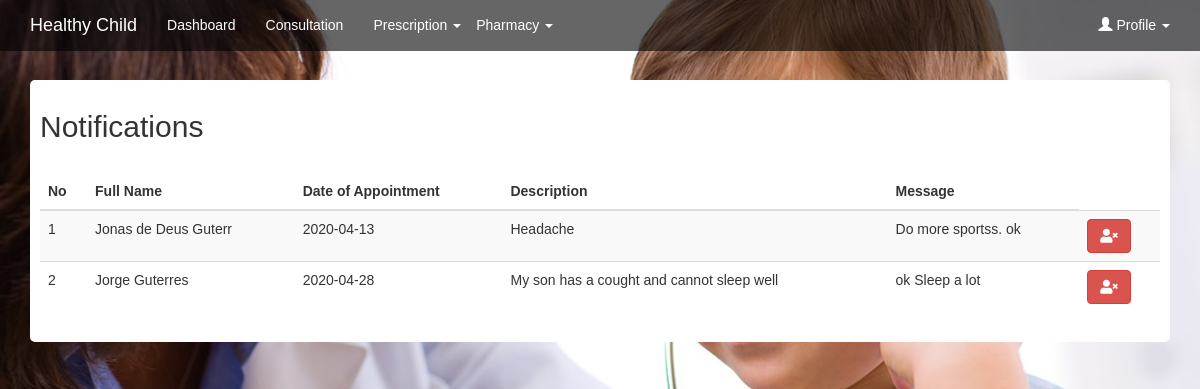
Page /index.php/welcome/notification on the committed database.
### tables this page shows
CREATE TABLE `feedback` (
  `id` int(11) NOT NULL,
  `fullname` varchar(100) NOT NULL,
  `doa` date NOT NULL,
  `description` varchar(200) NOT NULL,
  `message` varchar(500) NOT NULL
);

### application/controllers/Welcome.php (called while the page is built, shortened)
<?php
class Welcome extends CI_Controller
{
	function __construct(){
		$this->load->library('form_validation');
		$this->load->model('hc_model');
	}
	public function notification()
	{
		$data_feedback = $this->hc_model->getnotification();
		$this->load->view('view_patient/page_dashboards');
		$this->load->view('view_patient/notification_page',['data'=>$data_feedback]);
	}
}

### index.php (called while the page is built, shortened)
<?php
require_once BASEPATH.'core/CodeIgniter.php';

### application/models/hc_model.php (called while the page is built, shortened)
<?php
class hc_model extends CI_Model{
	public function getnotification(){
		$this->db->select('*');
		$this->db->from('feedback');
		$query = $this->db->get();
		return $query->result();
	}
}

### application/views/view_patient/notification_page.php (the view, shortened to what this page needs)
<body>
 <div class="container">
    <div class="box">
      <table class="table table-striped" id="table">
        <h2>Notifications</h2><br>
        <thead>
          <tr>
            <th>No</th>
            <th>Full Name</th>
            <th>Date of Appointment</th>
            <th>Description</th>
            <th>Message</th>
          </tr>
        </thead>
        <tbody>
          <?php $no=1; foreach ($data as $d) {?>
          <tr>
            <td><?php echo $no++?></td>
            <td><?php echo $d->fullname?></td>
            <td><?php echo $d->doa?></td>
            <td><?php echo $d->description?></td>
            <td><?php echo $d->message?></td>
            <td><a type="button" class="btn btn-danger"  href="<?= base_url() ?>index.php/welcome/deletenotification/<?= $d->id ?>" ><i class="fas fa-user-times"></i></a></td>
          </tr>
          <?php } ?>
        </tbody>
      </table>
    </div>
  </div>
</body>

### application/views/view_patient/page_dashboards.php (style rules this page uses)
.box { margin-top: 80px; margin-bottom: 20px; padding: 10px; background-color: #fff ; border-radius: 5px; }
body { background-size: cover; }

### rows in the picture
feedback: fullname "Jonas de Deus Guterr", doa "2020-04-13", description "Headache", message "Do more sportss. ok"
feedback: fullname "Jorge Guterres", doa "2020-04-28", description "My son has a cought and cannot sleep well", message "ok Sleep a lot"

### other values in the picture
$this->data['logo'] "Healthy Child"
